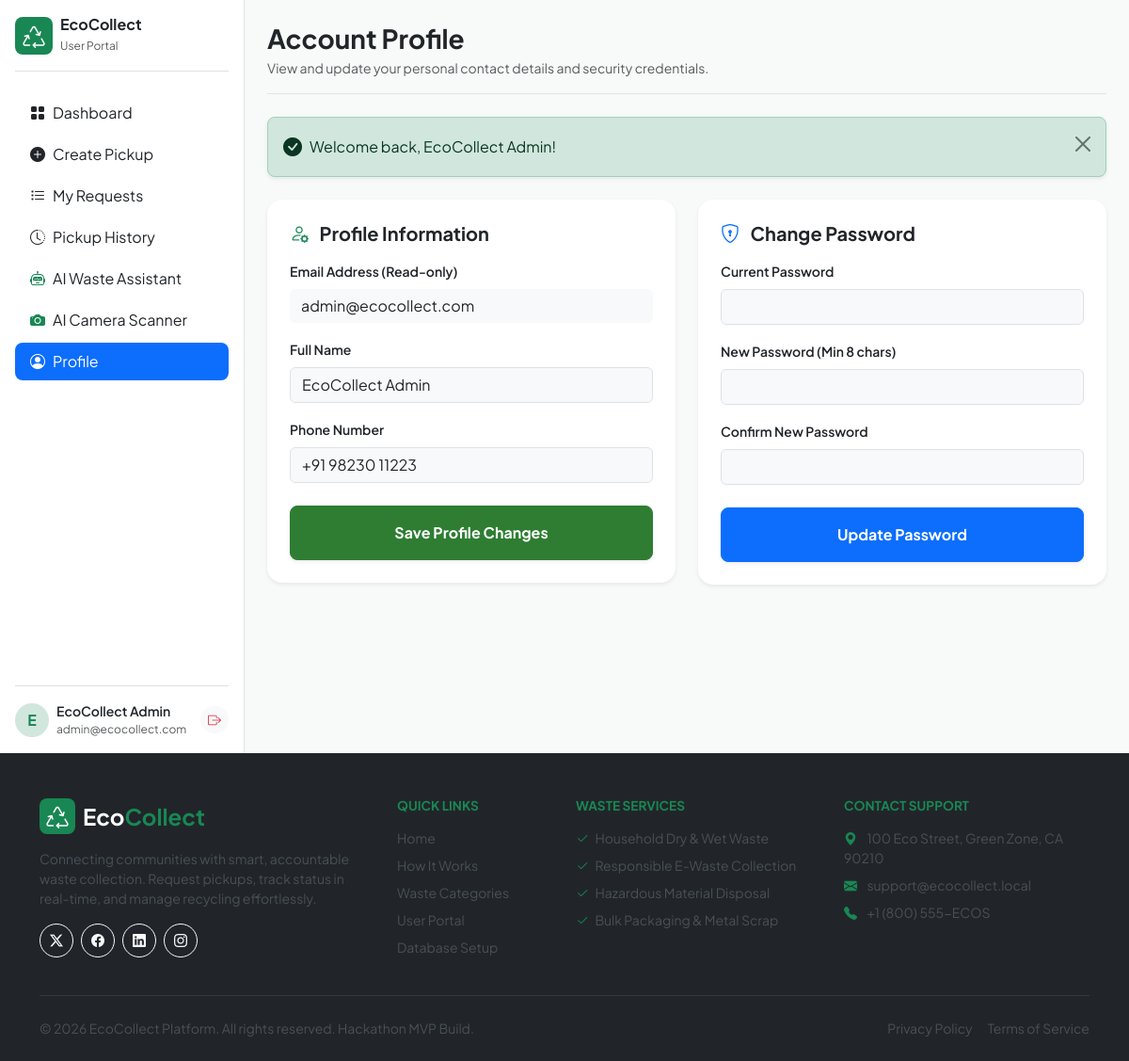
Screenshot of /user/profile.php (signed in) with the database file from the repository.
### tables this page shows
CREATE TABLE `users` (
  `id` INT AUTO_INCREMENT PRIMARY KEY,
  `name` VARCHAR(100) NOT NULL,
  `email` VARCHAR(120) NOT NULL UNIQUE,
  `phone` VARCHAR(20) NOT NULL,
  `password` VARCHAR(255) NOT NULL,
  `role` ENUM('user', 'admin') NOT NULL DEFAULT 'user',
  `created_at` TIMESTAMP DEFAULT CURRENT_TIMESTAMP
);

### config/auth.php (called while the page is built, shortened)
<?php
function is_logged_in(): bool {
    return isset($_SESSION['user_id']) && !empty($_SESSION['user_id']);
}
function current_user(): ?array {
    return [
        'id'    => $_SESSION['user_id'],
        'name'  => $_SESSION['user_name'] ?? 'User',
        'email' => $_SESSION['user_email'] ?? '',
        'role'  => $_SESSION['user_role'] ?? 'user'
    ];
}
function base_url($path = ''): string {
    $scriptDir = dirname($_SERVER['SCRIPT_NAME']);
    $scriptDir = str_replace('\\', '/', $scriptDir);
    if ($path && strpos($path, '/') !== 0) {
        $path = '/' . $path;
    }
    $parts = explode('/', trim($scriptDir, '/'));
    if (in_array(end($parts), ['user', 'admin', 'api', 'includes', 'config'])) {
        array_pop($parts);
    }
    $base = '/' . implode('/', $parts);
    if ($base === '/') $base = '';
    return $base . $path;
}

### user/profile.php (the view, shortened to what this page needs)
<?php
require_once __DIR__ . '/../config/auth.php';
$user = current_user();
$userId = $user['id'];
$name = $user['name'];
$email = $user['email'];
$phone = '';
try {
    $pdo = get_db_connection();
    $stmt = $pdo->prepare("SELECT name, email, phone FROM users WHERE id = :uid LIMIT 1");
    $stmt->execute([':uid' => $userId]);
    $dbUser = $stmt->fetch();
    if ($dbUser) {
        $name = $dbUser['name'];
        $email = $dbUser['email'];
        $phone = $dbUser['phone'];
    }
} catch (Exception $e) {
    error_log("Profile Fetch Error: " . $e->getMessage());
}
require_once __DIR__ . '/../includes/header.php';
?>
<div class="dashboard-layout">
    <div class="sidebar-wrapper">
        <?php require_once __DIR__ . '/../includes/user-sidebar.php'; ?>
    </div>
    <div class="main-content">
        <div class="d-flex justify-content-between align-items-center mb-4 pb-3 border-bottom">
            <div>
                <h3 class="fw-bold text-dark mb-1">Account Profile</h3>
                <p class="text-muted small mb-0">View and update your personal contact details and security credentials.</p>
            </div>
        </div>
        <?php require_once __DIR__ . '/../includes/alerts.php'; ?>
        <div class="row g-4">
            <div class="col-lg-6">
                <div class="card border-0 shadow-sm rounded-4 p-4 bg-white">
                    <h5 class="fw-bold text-dark mb-3"><i class="bi bi-person-gear text-success me-2"></i> Profile Information</h5>
                    <form method="POST" action="profile.php">
                        <div class="mb-3">
                            <label class="form-label fw-semibold small">Email Address (Read-only)</label>
                            <input type="email" class="form-control bg-light border-0" value="<?= htmlspecialchars($email) ?>" readonly disabled>
                        </div>
                        <div class="mb-3">
                            <label for="name" class="form-label fw-semibold small">Full Name</label>
                            <input type="text" class="form-control bg-light" id="name" name="name" value="<?= htmlspecialchars($name) ?>" required>
                        </div>
                        <div class="mb-4">
                            <label for="phone" class="form-label fw-semibold small">Phone Number</label>
                            <input type="text" class="form-control bg-light" id="phone" name="phone" value="<?= htmlspecialchars($phone) ?>" required>
                        </div>
                        <button type="submit" class="btn btn-success w-100 py-3 rounded-3 fw-bold shadow-sm">
                            Save Profile Changes
                        </button>
                    </form>
                </div>
            </div>
            <div class="col-lg-6">
                <div class="card border-0 shadow-sm rounded-4 p-4 bg-white">
                    <h5 class="fw-bold text-dark mb-3"><i class="bi bi-shield-lock text-primary me-2"></i> Change Password</h5>
                    <form method="POST" action="profile.php">
                        <div class="mb-3">
                            <label for="current_password" class="form-label fw-semibold small">Current Password</label>
                            <input type="password" class="form-control bg-light" id="current_password" name="current_password" required>
                        </div>
                        <div class="mb-3">
                            <label for="new_password" class="form-label fw-semibold small">New Password (Min 8 chars)</label>
                            <input type="password" class="form-control bg-light" id="new_password" name="new_password" minlength="8" required>
                        </div>
                        <div class="mb-4">
                            <label for="confirm_password" class="form-label fw-semibold small">Confirm New Password</label>
                            <input type="password" class="form-control bg-light" id="confirm_password" name="confirm_password" minlength="8" required>
                        </div>
                        <button type="submit" class="btn btn-primary w-100 py-3 rounded-3 fw-bold shadow-sm">
                            Update Password
                        </button>
                    </form>
                </div>
            </div>
        </div>
    </div>
</div>
<?php require_once __DIR__ . '/../includes/footer.php'; ?>

### includes/user-sidebar.php
<?php
$currentPage = basename($_SERVER['PHP_SELF']);
$user = current_user();
?>
<div class="user-sidebar bg-white border-end h-100 p-3 d-flex flex-column">
    <div class="d-flex align-items-center gap-2 mb-4 pb-3 border-bottom">
        <div class="bg-success text-white rounded-3 p-2 d-flex align-items-center justify-content-center" style="width: 40px; height: 40px;">
            <i class="bi bi-recycle fs-4"></i>
        </div>
        <div>
            <h6 class="fw-bold text-dark mb-0">EcoCollect</h6>
            <small class="text-muted fs-8">User Portal</small>
        </div>
    </div>
    <ul class="nav nav-pills flex-column gap-1 mb-auto">
        <li class="nav-item">
            <a href="<?= base_url('user/dashboard.php') ?>" class="nav-link <?= $currentPage === 'dashboard.php' ? 'active' : 'text-dark' ?> d-flex align-items-center gap-2 rounded-3">
                <i class="bi bi-grid-fill"></i> Dashboard
            </a>
        </li>
        <li class="nav-item">
            <a href="<?= base_url('user/create-request.php') ?>" class="nav-link <?= $currentPage === 'create-request.php' ? 'active' : 'text-dark' ?> d-flex align-items-center gap-2 rounded-3">
                <i class="bi bi-plus-circle-fill"></i> Create Pickup
            </a>
        </li>
        <li class="nav-item">
            <a href="<?= base_url('user/my-requests.php') ?>" class="nav-link <?= $currentPage === 'my-requests.php' ? 'active' : 'text-dark' ?> d-flex align-items-center gap-2 rounded-3">
                <i class="bi bi-list-task"></i> My Requests
            </a>
        </li>
        <li class="nav-item">
            <a href="<?= base_url('user/history.php') ?>" class="nav-link <?= $currentPage === 'history.php' ? 'active' : 'text-dark' ?> d-flex align-items-center gap-2 rounded-3">
                <i class="bi bi-clock-history"></i> Pickup History
            </a>
        </li>
        <li class="nav-item">
            <a href="<?= base_url('user/ai-assistant.php') ?>" class="nav-link <?= $currentPage === 'ai-assistant.php' ? 'active' : 'text-dark' ?> d-flex align-items-center gap-2 rounded-3">
                <i class="bi bi-robot text-success"></i> AI Waste Assistant
            </a>
        </li>
        <li class="nav-item">
            <a href="<?= base_url('user/dashboard.php#ai-camera-scanner') ?>" class="nav-link text-dark d-flex align-items-center gap-2 rounded-3">
                <i class="bi bi-camera-fill text-success"></i> AI Camera Scanner
            </a>
        </li>
        <li class="nav-item">
            <a href="<?= base_url('user/profile.php') ?>" class="nav-link <?= $currentPage === 'profile.php' ? 'active' : 'text-dark' ?> d-flex align-items-center gap-2 rounded-3">
                <i class="bi bi-person-circle"></i> Profile
            </a>
        </li>
    </ul>
    <div class="pt-3 border-top mt-3">
        <div class="d-flex align-items-center justify-content-between">
            <div class="d-flex align-items-center gap-2 overflow-hidden">
                <div class="avatar bg-success-subtle text-success fw-bold rounded-circle d-flex align-items-center justify-content-center" style="width: 36px; height: 36px; min-width: 36px;">
                    <?= strtoupper(substr($user['name'] ?? 'U', 0, 1)) ?>
                </div>
                <div class="text-truncate">
                    <p class="fw-semibold text-dark mb-0 small text-truncate"><?= htmlspecialchars($user['name'] ?? 'User') ?></p>
                    <small class="text-muted fs-8 text-truncate d-block"><?= htmlspecialchars($user['email'] ?? '') ?></small>
                </div>
            </div>
            <a href="<?= base_url('logout.php') ?>" class="btn btn-light btn-sm text-danger border-0 rounded-circle" title="Logout">
                <i class="bi bi-box-arrow-right"></i>
            </a>
        </div>
    </div>
</div>

### assets/css/style.css (style rules this page uses)
:root { --ec-primary: #2E7D32; --ec-secondary: #43A047; --ec-light-green: #E8F5E9; --ec-dark: #263238; --ec-bg: #F7FAF8; --ec-white: #FFFFFF; --ec-warning: #F9A825; --ec-danger: #E53935; --ec-success: #2E7D32; --ec-info: #0288D1; }
body { font-family: 'Plus Jakarta Sans', system-ui, -apple-system, sans-serif; background-color: var(--ec-bg); color: var(--ec-dark); min-height: 100vh; display: flex; flex-direction: column; }
.fs-8 { font-size: 0.75rem; }
.btn-success { background-color: var(--ec-primary); border-color: var(--ec-primary); }
.dashboard-layout { display: flex; min-height: 100vh; }
.sidebar-wrapper { width: 260px; min-width: 260px; position: sticky; top: 0; height: 100vh; z-index: 1020; }
.main-content { flex: 1; min-width: 0; padding: 24px; }

### rows the page displays
users: name "E", name "EcoCollect Admin", email "admin@ecocollect.com", phone "+91 98230 11223"

### other values shown
$message "Welcome back, EcoCollect Admin!"
